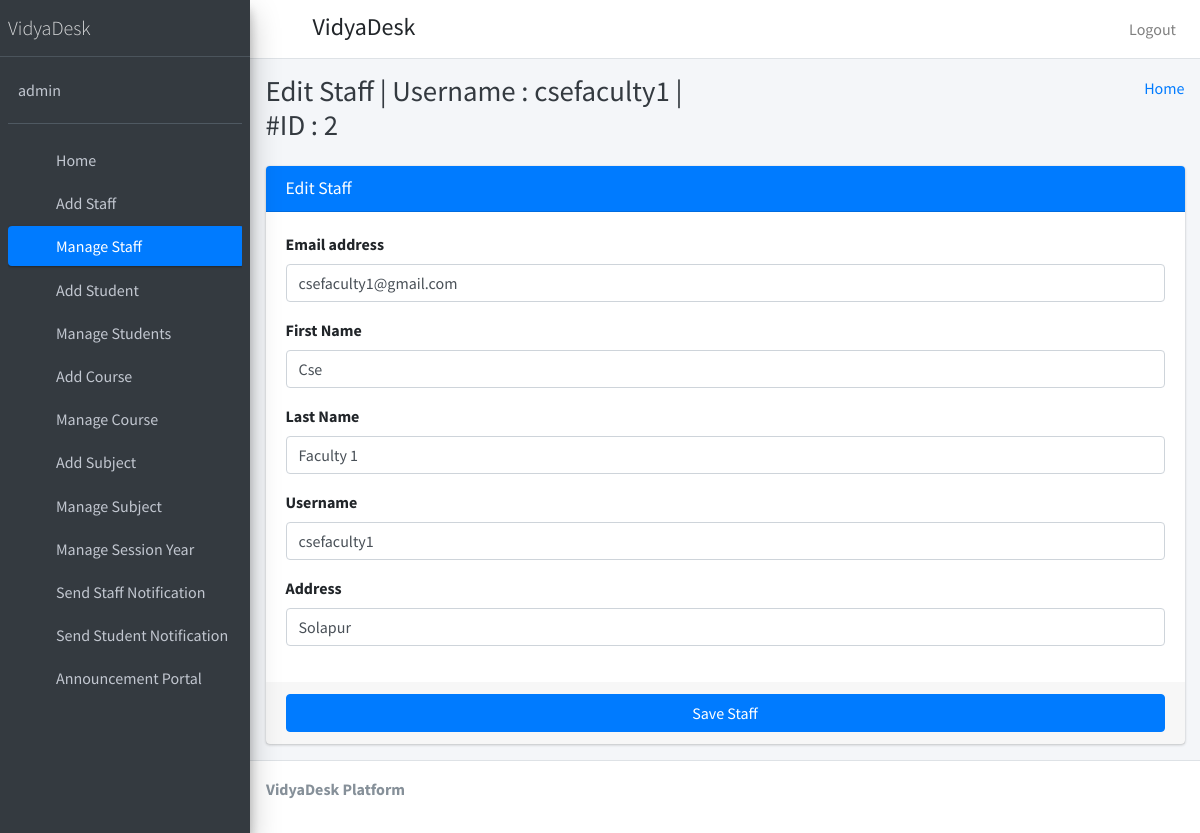
/edit_staff/2 (signed in), run on the app's committed database.
### student_management_app/models.py (models this page shows)
class CustomUser(AbstractUser):
    user_type_data=((1,"HOD"),(2,"Staff"),(3,"Student"))
    user_type=models.CharField(default=1,choices=user_type_data,max_length=10)

class Staffs(models.Model):
    id=models.AutoField(primary_key=True)
    admin=models.OneToOneField(CustomUser,on_delete=models.CASCADE)
    address=models.TextField()
    created_at=models.DateTimeField(auto_now_add=True)
    updated_at=models.DateTimeField(auto_now_add=True)
    fcm_token=models.TextField(default="")
    objects=models.Manager()

### student_management_app/HodViews.py (the view)
# urls.py: path('edit_staff/<str:staff_id>', HodViews.edit_staff,name="edit_staff"),
def edit_staff(request,staff_id):
    staff=Staffs.objects.get(admin=staff_id)
    return render(request,"hod_template/edit_staff_template.html",{"staff":staff,"id":staff_id})

### student_management_app/templates/hod_template/edit_staff_template.html (shortened to what this page needs)
{% extends 'hod_template/base_template.html' %}
{% block page_title %}
Edit Staff  | Username : {{ staff.admin.username }} |  #ID : {{ staff.admin.id }}
{% endblock page_title %}
{% block main_content %}
    <section class="content">
      <div class="container-fluid">
          <div class="row">
              <div class="col-md-12">
            <div class="card card-primary">
              <div class="card-header">
                <h3 class="card-title">Edit Staff</h3>
              </div>
              <form role="form" action="/edit_staff_save" method="post">
                <div class="card-body">
                  <div class="form-group">
                    <label>Email address</label>
                    <input type="email" class="form-control" name="email" placeholder="Enter email" value="{{ staff.admin.email }}">
                  </div>
                   <div class="form-group">
                    <label>First Name</label>
                    <input type="text" class="form-control" placeholder="First Name" name="first_name" value="{{ staff.admin.first_name }}">
                  </div>
                   <div class="form-group">
                    <label>Last Name</label>
                    <input type="text" class="form-control" placeholder="Last Name" name="last_name" value="{{ staff.admin.last_name }}">
                  </div>
                   <div class="form-group">
                    <label>Username</label>
                    <input type="text" class="form-control" placeholder="Username" name="username" value="{{ staff.admin.username }}">
                  </div>
                  <div class="form-group">
                    <label>Address</label>
                    <input type="text" class="form-control" placeholder="Address" name="address" value="{{ staff.address }}">
                  </div>
                </div>
                <div class="card-footer">
                  <button type="submit" class="btn btn-primary btn-block">Save Staff</button>
                </div>
              </form>
            </div>
          </div>
          </div>
      </div>
    </section>
{% endblock main_content %}

### student_management_app/templates/hod_template/sidebar_template.html
{% load static %}
  <aside class="main-sidebar sidebar-dark-primary elevation-4">
    <a href="index3.html" class="brand-link">
      <span class="brand-text font-weight-light">VidyaDesk</span>
    </a>
    <div class="sidebar">
      <div class="user-panel mt-3 pb-3 mb-3 d-flex">
        <div class="info">
          <a href="{% url 'admin_profile' %}" class="d-block">{{ user.username }}</a>
        </div>
      </div>
      <nav class="mt-2">
        <ul class="nav nav-pills nav-sidebar flex-column" data-widget="treeview" role="menu" data-accordion="false">
          <li class="nav-item">
            {% url 'admin_home' as admin_home %}
            <a href="{{ admin_home }}" class="nav-link {% if request.path == admin_home %} active {% endif %}">
              <i class="nav-icon fas fa-th"></i>
              <p>
                Home
              </p>
            </a>
          </li>
          <li class="nav-item">
            {% url 'add_staff' as add_staff %}
            <a href="{{ add_staff }}" class="nav-link {% if request.path == add_staff %} active {% endif %}">
              <i class="nav-icon fas fa-th"></i>
              <p>
                Add Staff
              </p>
            </a>
          </li>
           <li class="nav-item">
              {% url 'manage_staff' as manage_staff %}
            {% url 'edit_staff' staff_id=id as edit_staff %}
            <a href="{% url 'manage_staff' %}" class="nav-link {% if request.path == manage_staff %} active {% endif %} {% if request.path == edit_staff %} active {% endif %}">
              <i class="nav-icon fas fa-th"></i>
              <p>
                Manage Staff
              </p>
            </a>
          </li>
          <li class="nav-item">
              {% url 'add_student' as add_student %}
            <a href="{% url 'add_student' %}" class="nav-link {% if request.path == add_student %} active {% endif %}">
              <i class="nav-icon fas fa-th"></i>
              <p>
                Add Student
              </p>
            </a>
          </li>
          <li class="nav-item">
              {% url 'manage_student' as manage_student %}
              {% url 'edit_student' student_id=id as edit_student %}
            <a href="{% url 'manage_student' %}" class="nav-link {% if request.path == manage_student %} active {% endif %} {% if request.path == edit_student %} active {% endif %}">
              <i class="nav-icon fas fa-th"></i>
              <p>
                Manage Students
              </p>
            </a>
          </li>
          <li class="nav-item">
            {% url 'add_course' as add_course %}
            <a href="{% url 'add_course' %}" class="nav-link {% if request.path == add_course %} active {% endif %}">
              <i class="nav-icon fas fa-th"></i>
              <p>
                Add Course
              </p>
            </a>
          </li>
          <li class="nav-item">
            {% url 'manage_course' as manage_course %}
              {% url 'edit_course' course_id=id as edit_course %}
            <a href="{% url 'manage_course' %}" class="nav-link {% if request.path == manage_course %} active {% endif %} {% if request.path == edit_course %} active {% endif %}">
              <i class="nav-icon fas fa-th"></i>
              <p>
                Manage Course
              </p>
            </a>
          </li>
          <li class="nav-item">
            {% url 'add_subject' as add_subject %}
            <a href="{% url 'add_subject' %}" class="nav-link {% if request.path == add_subject %} active {% endif %}">
              <i class="nav-icon fas fa-th"></i>
              <p>
                Add Subject
              </p>
            </a>
          </li>
          <li class="nav-item">
            {% url 'manage_subject' as manage_subject %}
            {% url 'edit_subject' subject_id=id as edit_subject %}
            <a href="{% url 'manage_subject' %}" class="nav-link {% if request.path == manage_subject %} active {% endif %} {% if request.path == edit_subject %} active {% endif %} ">
              <i class="nav-icon fas fa-th"></i>
              <p>
                Manage Subject
              </p>
            </a>
          </li>
          <li class="nav-item">
            {% url 'manage_session' as manage_session %}
            <a href="{% url 'manage_session' %}" class="nav-link {% if request.path == manage_session %} active {% endif %} ">
              <i class="nav-icon fas fa-th"></i>
              <p>
                Manage Session Year
              </p>
            </a>
          </li>
                   <li class="nav-item">
            {% url 'admin_send_notification_staff' as admin_send_notification_staff %}
             <a href="{% url 'admin_send_notification_staff' %}" class="nav-link {% if request.path == admin_send_notification_staff %} active {% endif %}">
              <i class="nav-icon fas fa-th"></i>
              <p>
                Send Staff Notification
              </p>
            </a>
          </li>
          <li class="nav-item">
            {% url 'admin_send_notification_student' as admin_send_notification_student %}
             <a href="{% url 'admin_send_notification_student' %}" class="nav-link {% if request.path == admin_send_notification_student %} active {% endif %}">
              <i class="nav-icon fas fa-th"></i>
              <p>
                Send Student Notification
              </p>
            </a>
          </li>
           <li class="nav-item">
            {% url 'notice_board' as notice_board %}
            <a href="{{ notice_board }}" class="nav-link {% if request.path == notice_board %} active {% endif %}">
              <i class="nav-icon fas fa-th"></i>
              <p>
                Announcement Portal
              </p>
            </a>
          </li>
        </ul>
      </nav>
    </div>
  </aside>

### data on the page
CustomUser: username "admin"
Staffs: admin.username "csefaculty1", admin.id "2", email "csefaculty1@gmail.com", first_name "Cse", last_name "Faculty 1", username "csefaculty1", address "Solapur"
